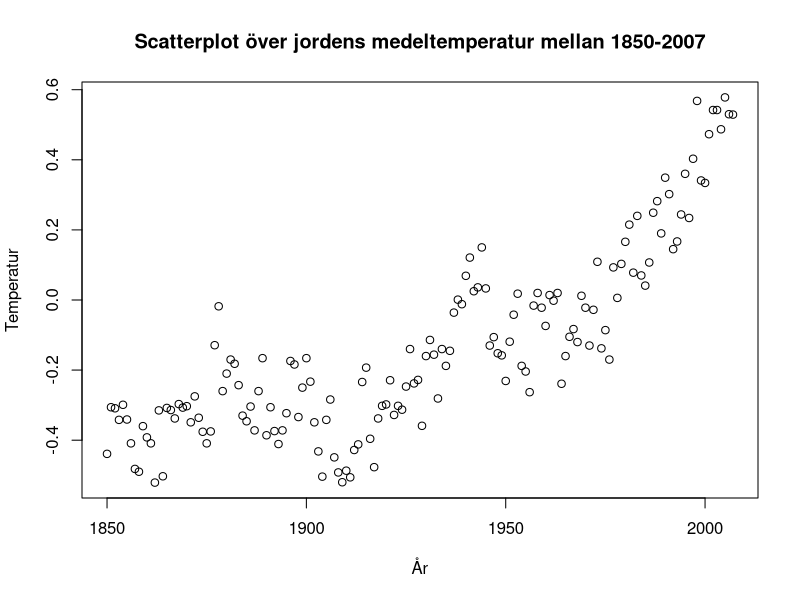
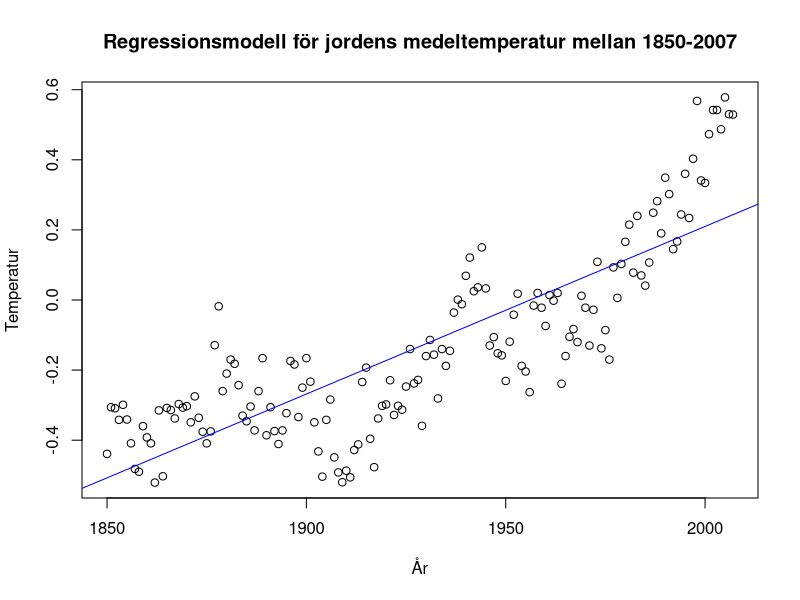
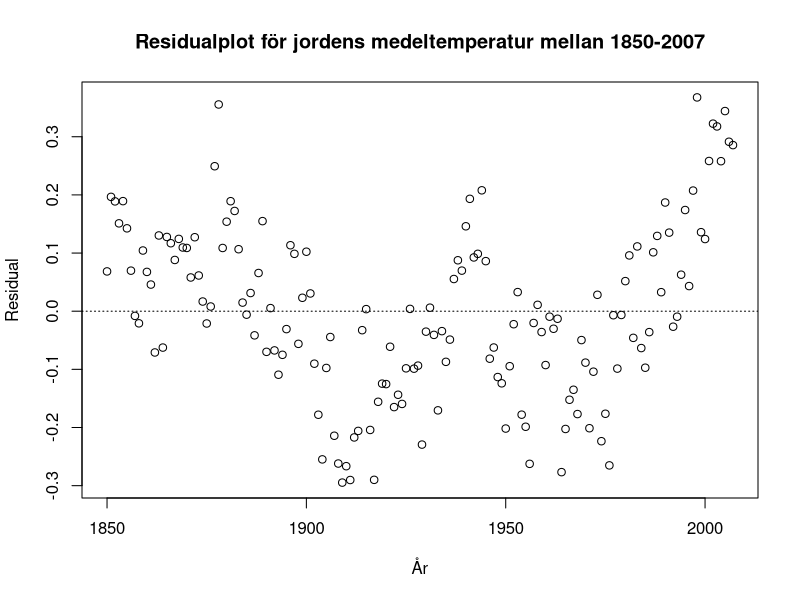
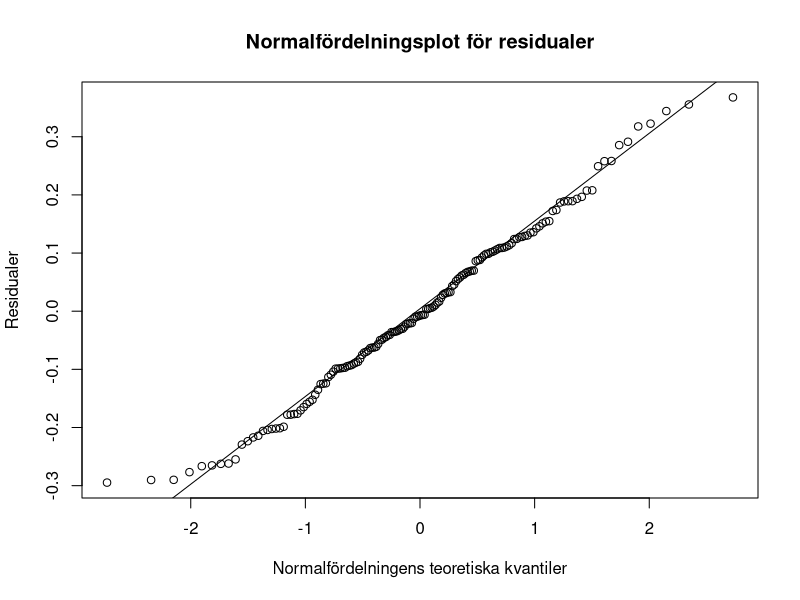
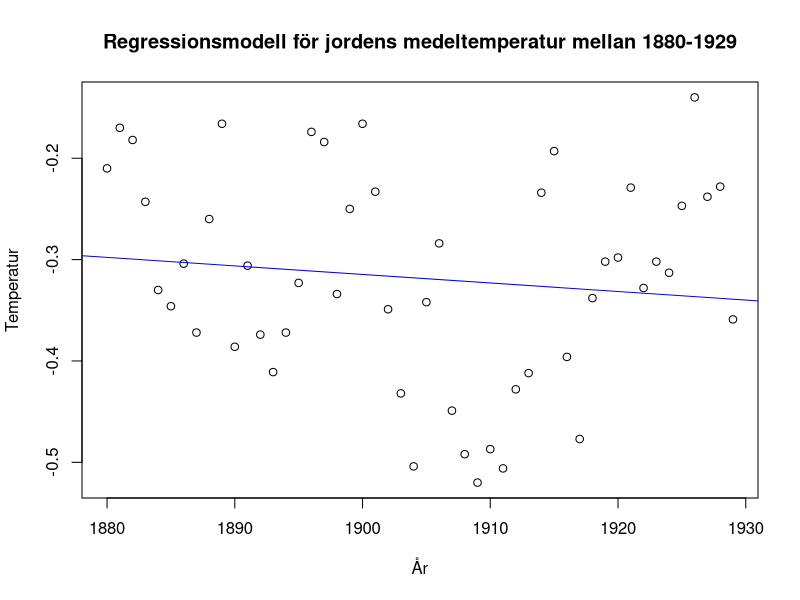
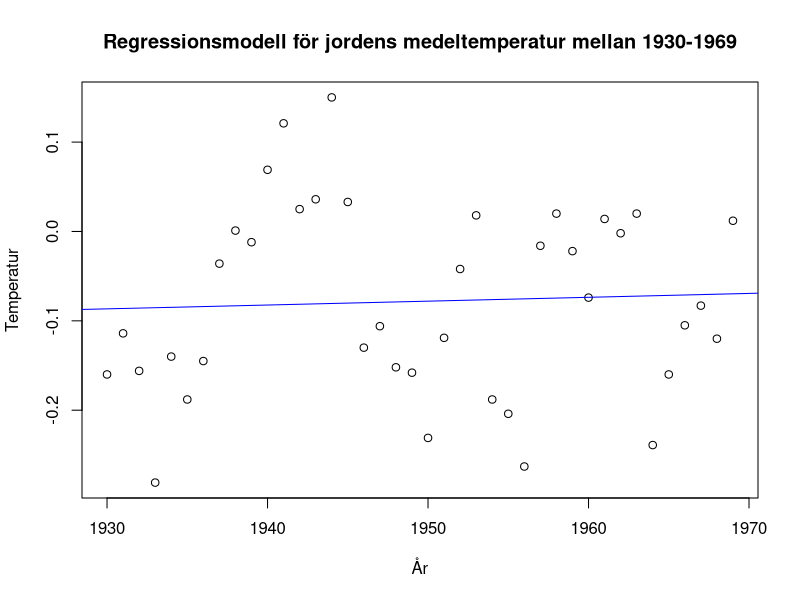
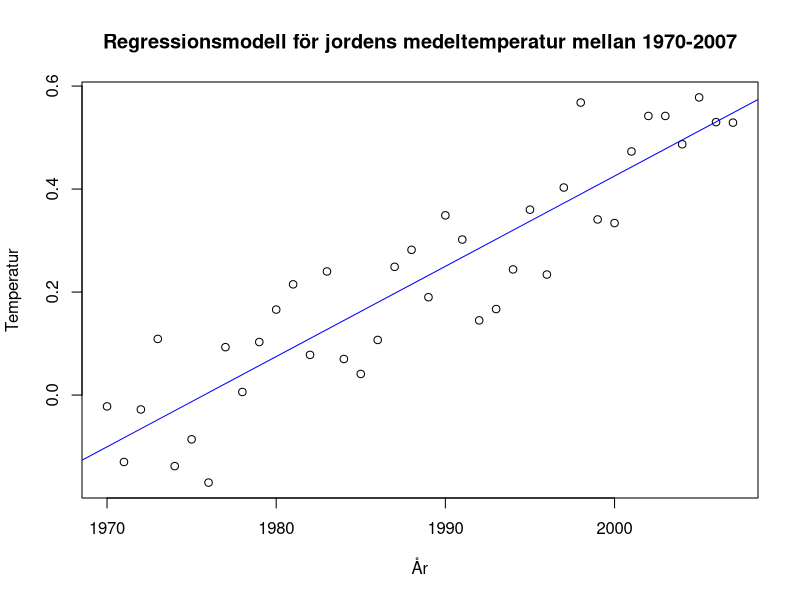
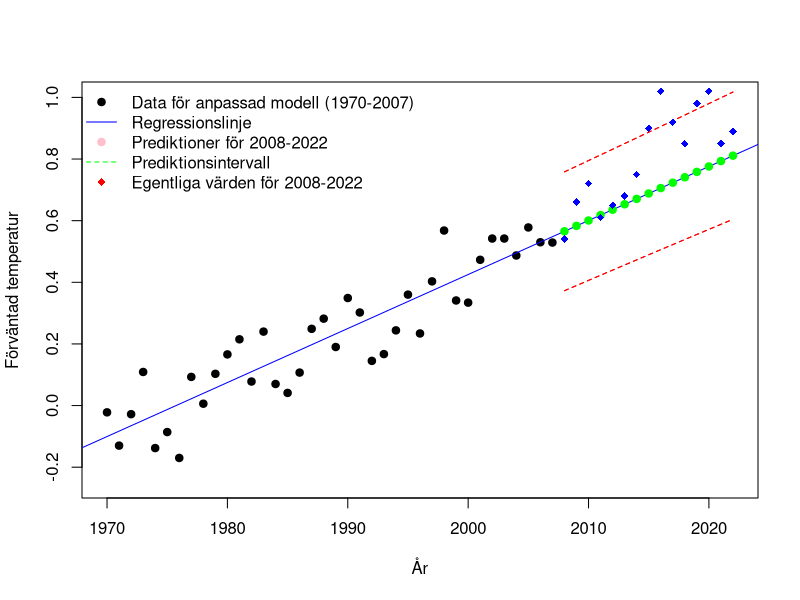

The R source for these figures, in order:
## ---- chunk 1
df <- read.csv("temperatur.csv", header = TRUE)
plot(df$år, df$temperatur, xlab = "År", ylab = "Temperatur",main = 'Scatterplot över jordens medeltemperatur mellan 1850-2007')
## ---- chunk 2
df <- read.csv("temperatur.csv", header = TRUE)
modell <- lm(temperatur ~ år, data = df)
summary(modell)
plot(df$år, df$temperatur, xlab = "År", ylab = "Temperatur",main = 'Regressionsmodell för jordens medeltemperatur mellan 1850-2007')
abline(modell, col = "blue")
## ---- chunk 3
residual <- modell$residuals
plot(df$år, residual, xlab ="År", ylab="Residual", main = 'Residualplot för jordens medeltemperatur mellan 1850-2007')
abline(a = 0, b = 0, lty = "dotted")
## ---- chunk 4
qqnorm(residual,main = 'Normalfördelningsplot för residualer',xlab = 'Normalfördelningens teoretiska kvantiler', ylab = 'Residualer')
qqline(residual)
## ---- chunk 5
df1 <- subset(df, år >= 1880 & år <=1929)
modell1 <- lm(temperatur ~ år, data = df1)
summary(modell1)
plot(df1$år, df1$temperatur, xlab = "År", ylab = "Temperatur",main = 'Regressionsmodell för jordens medeltemperatur mellan 1880-1929')
abline(modell1, col = "blue")
## ---- chunk 6
df2 <- subset(df, år >= 1930 & år <=1969)
modell2 <- lm(temperatur ~  år, data = df2)
summary(modell2)
plot(df2$år, df2$temperatur, xlab = "År", ylab = "Temperatur",main = 'Regressionsmodell för jordens medeltemperatur mellan 1930-1969')
abline(modell2, col = "blue")
## ---- chunk 7
df3 <- subset(df, år >= 1970 & år <=2007)
modell3 <- lm(temperatur ~ år, data = df3)
summary(modell3)
plot(df3$år, df3$temperatur, xlab = "År", ylab = "Temperatur",main = 'Regressionsmodell för jordens medeltemperatur mellan 1970-2007')
abline(modell3, col = "blue")
## ---- chunk 8
p_value <- summary(modell3)$coefficients[2, 4]
print(p_value/2)
## ---- chunk 9
df_test <- read.csv("temperatur_test.csv", header = TRUE)
pred <- predict(modell, newdata = df_test, interval = "predict")
y_actual<- df_test$temperatur
y_pred <- pred[,1]
mse <- function(y_actual, y_pred){
diff <- y_actual - y_pred
sqr_diff <- diff^2
mse <- mean(sqr_diff)
return(mse)}
model_mse <- mse(y_actual,y_pred)
model_rmse1 = sqrt(model_mse)
print(paste('RMSE:',model_rmse1))
## ---- chunk 10
df_test <- read.csv("temperatur_test.csv", header = TRUE)
y_actual<- df_test$temperatur
pred <- predict(modell3, newdata = df_test, interval = "predict")
y_pred <- pred[,1]
mse <- function(y_actual, y_pred){
diff <- y_actual - y_pred
sqr_diff <- diff^2
mse <- mean(sqr_diff)
return(mse)}
model_mse <- mse(y_actual,y_pred)
model_rmse2 = sqrt(model_mse)
print(paste('RMSE:',model_rmse2))
## ---- chunk 11
df_test <- read.csv("temperatur_test.csv", header = TRUE)
y_actual<- df3$temperatur
pred <- predict(modell, newdata = df3, interval = "predict")
y_pred <- pred[,1]
mse <- function(y_actual, y_pred){
diff <- y_actual - y_pred
sqr_diff <- diff^2
mse <- mean(sqr_diff)
return(mse)}
model_mse <- mse(y_actual,y_pred)
model_rmse3 = sqrt(model_mse)
print(paste('RMSE:',model_rmse3))
## ---- chunk 12
df_test <- read.csv("temperatur_test.csv", header = TRUE)
y_actual<- df3$temperatur
pred <- predict(modell3, newdata = df3, interval = "predict")
y_pred <- pred[,1]
mse <- function(y_actual, y_pred){
diff <- y_actual - y_pred
sqr_diff <- diff^2
mse <- mean(sqr_diff)
return(mse)}
model_mse <- mse(y_actual,y_pred)
model_rmse4 = sqrt(model_mse)
print(paste('RMSE:',model_rmse4))
## ---- chunk 13
rmse_table <- data.frame(
  Prediktionsintervall = c("2008–2022", "2008-2022", 
            "1970-2007", "1970–2007"),
  Modell = c("1850-2007", "1970-2007", 
            "1850-2007", "1970-2007"),
  RMSE = round(c(model_rmse1, model_rmse2, 
           model_rmse3, model_rmse4),5))
knitr::kable(rmse_table, caption = "RMSE-värden för modeller")
## ---- chunk 14
df_test <- read.csv("temperatur_test.csv", header = TRUE)
y_actual<- df_test$temperatur
pred_year <- df_test$år
pred <- predict(modell3, newdata = df_test, interval = "predict")
y_pred <- pred[,1]
interval_lower <- pred[,2]
interval_upper <- pred[,3]
plot(df3$år,df3$temperatur,xlab = 'År',ylab = 'Förväntad temperatur',xlim = c(1970,2022),ylim = c(-0.25,1),pch=19)
lines(df_test$år,interval_lower, col = 'red',lty = 'dashed')
lines(df_test$år,interval_upper,col = 'red', lty = 'dashed')
abline(modell3, col = 'blue')

points(pred_year,y_pred,col ='green',pch=19)
lines(pred_year,interval_lower,col = 'red',lty = 'dashed')
lines(pred_year,interval_upper,col = 'red',lty = 'dashed')
points(pred_year,y_actual,col ='blue',pch=18)

legend('topleft',legend = c('Data för anpassad modell (1970-2007)','Regressionslinje','Prediktioner för 2008-2022','Prediktionsintervall','Egentliga värden för 2008-2022'),col = c('black','blue','pink','green','red'),pch=c(19,NA,19,NA,18),lty=c(NA,1,NA,2,NA),bty='n')
